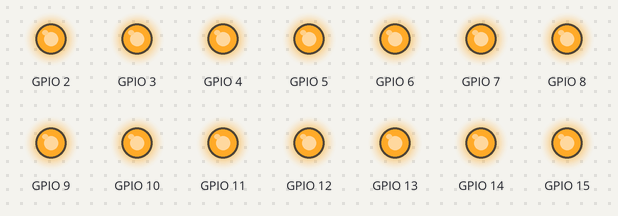
A program run on a simulated Raspberry Pi (BCM pin numbers). Parts: output pins drawn as LEDs (lit = HIGH). At 0.0 s the program stops and its outputs stay as they are.

Above: at 0.1 s.
Timing chart, 0 to 1.5 s (numbered marks = the images above):
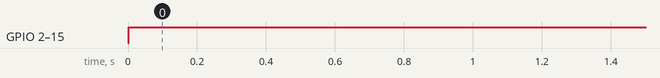

Measured:
- by itself, GPIO 2–15: LOW → HIGH at 0.00 s

The program:

activar.py
```python
#!/usr/bin/python
# -*- encoding: utf-8 -*-

#Importar libreria GPIO
import RPi.GPIO as GPIO

#Definir modo de trabajo para la placa BCM
GPIO.setmode(GPIO.BCM)

#Desactivo Errores
GPIO.setwarnings(False)

#Importamos la libreria time
import time

#Importamos la libreria para comandos de la consola/shell
import os

#Definir GPIO como Salida
GPIO.setup(2, GPIO.OUT)
GPIO.setup(3, GPIO.OUT)
GPIO.setup(4, GPIO.OUT)
GPIO.setup(5, GPIO.OUT)
GPIO.setup(6, GPIO.OUT)
GPIO.setup(7, GPIO.OUT)
GPIO.setup(8, GPIO.OUT)
GPIO.setup(9, GPIO.OUT)
GPIO.setup(10, GPIO.OUT)
GPIO.setup(11, GPIO.OUT)
GPIO.setup(12, GPIO.OUT)
GPIO.setup(13, GPIO.OUT)
GPIO.setup(14, GPIO.OUT)
GPIO.setup(15, GPIO.OUT)
GPIO.setup(16, GPIO.OUT)
GPIO.setup(17, GPIO.OUT)
GPIO.setup(18, GPIO.OUT)
GPIO.setup(19, GPIO.OUT)
GPIO.setup(20, GPIO.OUT)
GPIO.setup(21, GPIO.OUT)
GPIO.setup(22, GPIO.OUT)
GPIO.setup(23, GPIO.OUT)
GPIO.setup(24, GPIO.OUT)
GPIO.setup(25, GPIO.OUT)
GPIO.setup(26, GPIO.OUT)
GPIO.setup(27, GPIO.OUT)

#Asigno valor alto para que tenga corriente la salida de 3,3v por GPIO
GPIO.output(2, GPIO.HIGH)
GPIO.output(3, GPIO.HIGH)
GPIO.output(4, GPIO.HIGH)
GPIO.output(5, GPIO.HIGH)
GPIO.output(6, GPIO.HIGH)
GPIO.output(7, GPIO.HIGH)
GPIO.output(8, GPIO.HIGH)
GPIO.output(9, GPIO.HIGH)
GPIO.output(10, GPIO.HIGH)
GPIO.output(11, GPIO.HIGH)
GPIO.output(12, GPIO.HIGH)
GPIO.output(13, GPIO.HIGH)
GPIO.output(14, GPIO.HIGH)
GPIO.output(15, GPIO.HIGH)
GPIO.output(16, GPIO.HIGH)
GPIO.output(17, GPIO.HIGH)
GPIO.output(18, GPIO.HIGH)
GPIO.output(19, GPIO.HIGH)
GPIO.output(20, GPIO.HIGH)
GPIO.output(21, GPIO.HIGH)
GPIO.output(22, GPIO.HIGH)
GPIO.output(23, GPIO.HIGH)
GPIO.output(24, GPIO.HIGH)
GPIO.output(25, GPIO.HIGH)
GPIO.output(26, GPIO.HIGH)
GPIO.output(27, GPIO.HIGH)
```
